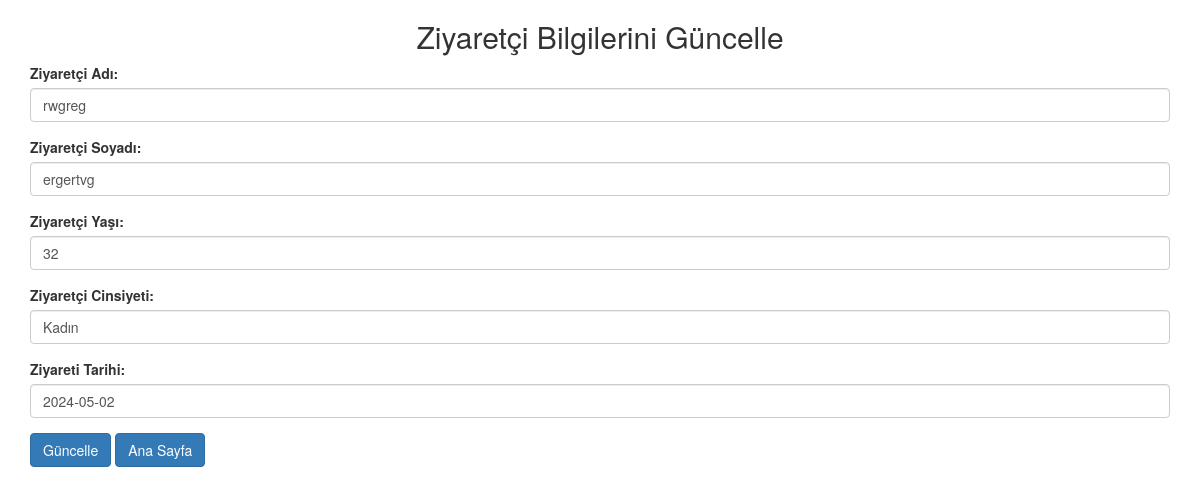
The page /ziyaretci_guncelle.php?id=1 on the database its author committed.
### tables this page shows
CREATE TABLE `ziyaretciler` (
  `ziyaretci_id` int(11) NOT NULL,
  `ziyaretci_ad` varchar(255) DEFAULT NULL,
  `ziyaretci_soyad` varchar(255) DEFAULT NULL,
  `ziyaretci_yas` varchar(255) DEFAULT NULL,
  `ziyaretci_cinsiyet` varchar(255) DEFAULT NULL,
  `ziyaret_tarihi` varchar(20) DEFAULT NULL
);

### ziyaretci_guncelle.php (the view, shortened to what this page needs)
<?php
include('sql.php');
if(isset($_GET["id"])) {
    $ziyaretci_id = $_GET["id"];
    $sql = "SELECT * FROM ziyaretciler WHERE ziyaretci_id = $ziyaretci_id";
    $result = $conn->query($sql);
    $row = $result->fetch_assoc();
}
?>
<!DOCTYPE html>
<html lang="en">
<head>
    <link rel="stylesheet" href="https://maxcdn.bootstrapcdn.com/bootstrap/3.3.7/css/bootstrap.min.css">
</head>
<body>
    <div class="container">
        <h2 class="text-center">Ziyaretçi Bilgilerini Güncelle</h2>
        <form method="post">
            <div class="form-group">
                <label for="ziyaretci_ad">Ziyaretçi Adı:</label>
                <input type="text" class="form-control" id="ziyaretci_ad" name="ziyaretci_ad" value="<?php echo $row['ziyaretci_ad']; ?>">
            </div>
            <div class="form-group">
                <label for="ziyaretci_soyad">Ziyaretçi Soyadı:</label>
                <input type="text" class="form-control" id="ziyaretci_soyad" name="ziyaretci_soyad" value="<?php echo $row['ziyaretci_soyad']; ?>">
            </div>
            <div class="form-group">
                <label for="ziyaretci_yas">Ziyaretçi Yaşı:</label>
                <input type="text" class="form-control" id="ziyaretci_yas" name="ziyaretci_yas" value="<?php echo $row['ziyaretci_yas']; ?>">
            </div>
            <div class="form-group">
                <label for="ziyaretci_cinsiyet">Ziyaretçi Cinsiyeti:</label>
                <input type="text" class="form-control" id="ziyaretci_cinsiyet" name="ziyaretci_cinsiyet" value="<?php echo $row['ziyaretci_cinsiyet']; ?>">
            </div>
            <div class="form-group">
                <label for="ziyaret_tarihi">Ziyareti Tarihi:</label>
                <input type="text" class="form-control" id="ziyaret_tarihi" name="ziyaret_tarihi" value="<?php echo $row['ziyaret_tarihi']; ?>">
            </div>
            <button type="submit" class="btn btn-primary">Güncelle</button>
            <a href="test.php" class="btn btn-primary btn-default">Ana Sayfa</a>
        </form>
    </div>
</body>
</html>

### rows shown on the page
ziyaretciler: ziyaretci_ad "rwgreg", ziyaretci_soyad "ergertvg", ziyaretci_yas "32", ziyaretci_cinsiyet "Kadın", ziyaret_tarihi "2024-05-02"
